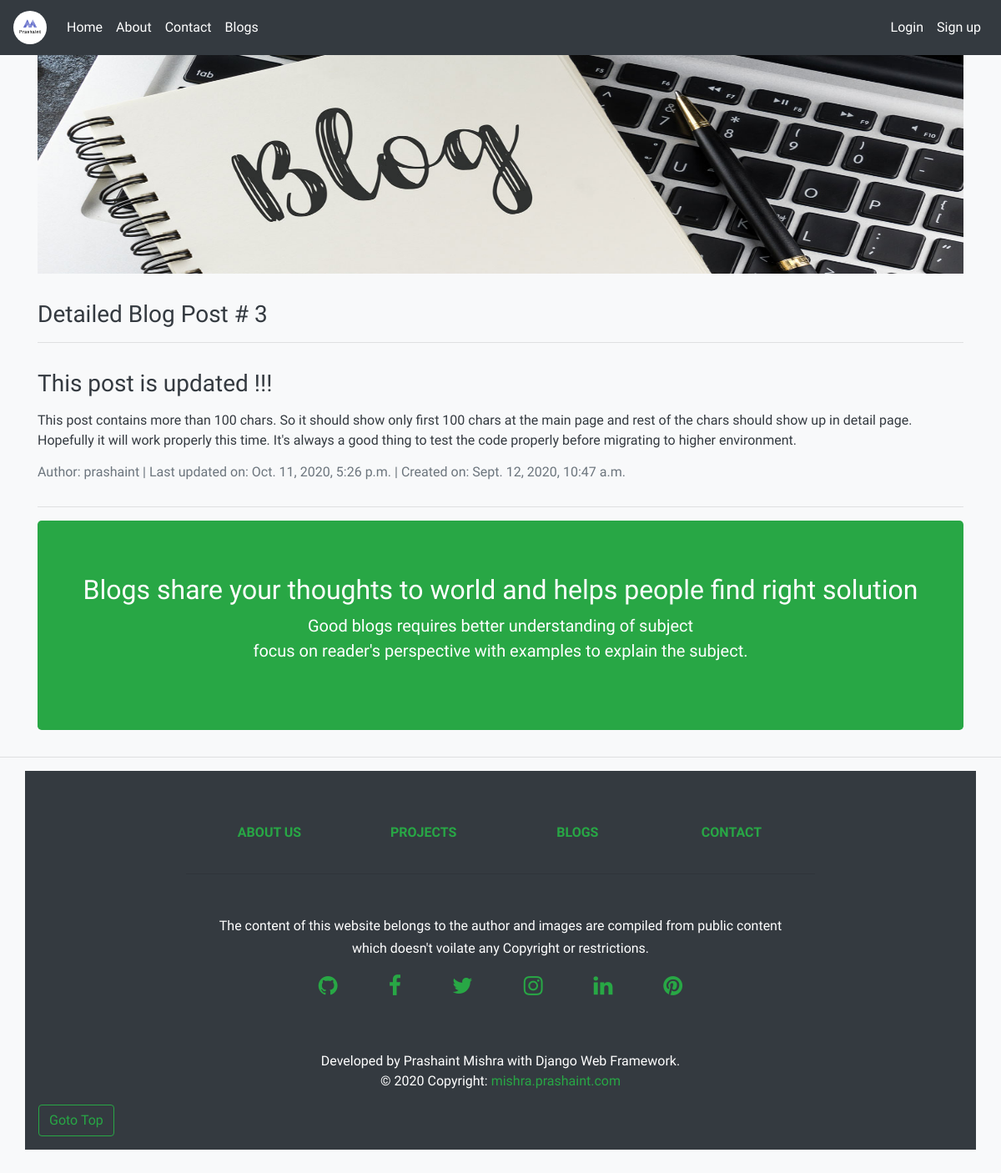
Page /blogs/3/ on the committed database.
### blogs/models.py (models this page shows, shortened)
class BlogPost(models.Model):
    title = models.CharField(max_length=200, unique=True)
    author = models.ForeignKey(User, on_delete=models.CASCADE, related_name='blog_author')
    category = models.CharField(max_length=200, default="undefined")
    updated_on = models.DateTimeField(auto_now=True)
    content = HTMLField()
    created_on = models.DateTimeField(auto_now_add=True)
    status = models.IntegerField(choices=STATUS, default=0)
    class Meta:
        ordering = ['-created_on']

### blogs/views.py (the view)
# urls.py: path('<int:blog_id>/', views.details, name='details'),
def details(request, blog_id):
	blog = get_object_or_404(BlogPost, pk=blog_id)
	return render(request, 'blogs/details.html', {'blog':blog})

### blogs/templates/blogs/details.html
{% extends 'blogs/base.html' %}
{% block content %}
{% load static %}
  <div class="container marketing">
  <h3>Detailed Blog Post # {{ blog.id }}</h3>
    <hr class="featurette-divider">
    <div class="row featurette">
      <div class="col-md-12">
        <p><h3>{{ blog.title }}</h3></p>
        <p class="lead">{{ blog.content | safe }}</p>
        <p class="lead">
          <h6><span class="text-muted">Author: {{ blog.author }} | Last updated on: {{ blog.updated_on }} | Created on: {{ blog.created_on }}</span></h6>
        </p>
      </div>
    </div>
    <hr class="featurette-divider">
  </div>
  <div class="container text-center">
    <div class="jumbotron bg-success text-white">
      <div class="container text-center">
        <h2 class="display-5">Blogs share your thoughts to world and helps people find right solution</h2>
        <p class="lead">Good blogs requires better understanding of subject<br>focus on reader's perspective with examples to explain the subject.  </p>
      </div>
    </div>
  </div>
  <hr class="featurette-divider">
{% endblock %}

### portfolio/static/custom.css (style rules this page uses)
body { background: #f0e9e9; background-color: blanchedalmond; font-family: 'Varela Round', sans-serif; }

### portfolio/static/carousel.css (style rules this page uses)
body { padding-top: 3rem; padding-bottom: 3rem; color: #f3dede; }
.featurette-divider { margin: rem 0; }

### rows in the picture
BlogPost: id "3", title "This post is updated !!!", content "This post contains more than 100 chars. So it should show only first 100 chars at the main page and rest of the chars should show up in detail page. Hopefully it will work properly this time. It's always a good thing to test the code properly before migrating to higher environment.", author "prashaint", updated_on "Oct. 11, 2020, 5:26 p.m.", created_on "Sept. 12, 2020, 10:47 a.m."
